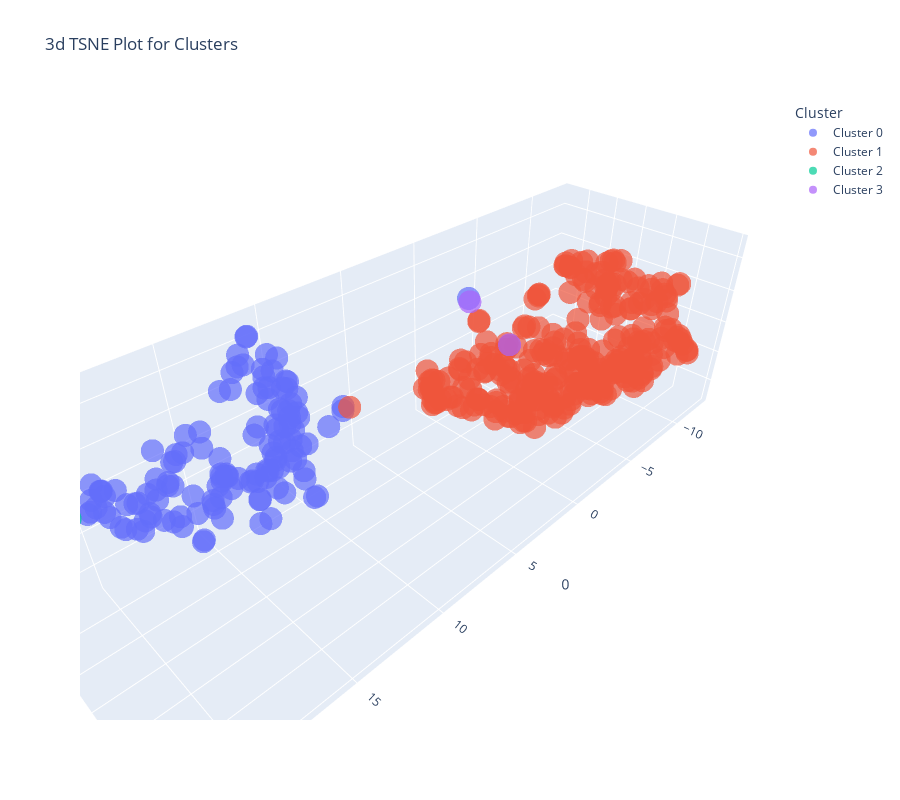

The notebook cell this image was saved under:
### Code cell
plot_model(model4, plot='tsne')

### Figure 1 — Plotly figure (JSON) as saved in the notebook; plotly's stock layout.template omitted (floating-point values rounded to 4 significant figures; data arrays with more than 128 entries replaced by an {"elided": "..."} marker saying what was removed)
{"data": [{"customdata": {"elided": "131x1 int values"}, "hovertemplate": "Cluster=Cluster 0<br>0=%{x}<br>1=%{y}<br>2=%{z}<br>Feature=%{customdata[0]}<extra></extra>", "legendgroup": "Cluster 0", "marker": {"color": "#636efa", "opacity": 0.7, "symbol": "circle"}, "mode": "markers", "name": "Cluster 0", "scene": "scene", "showlegend": true, "type": "scatter3d", "x": {"elided": "131 float values"}, "y": {"elided": "131 float values"}, "z": {"elided": "131 float values"}}, {"customdata": {"elided": "297x1 int values"}, "hovertemplate": "Cluster=Cluster 1<br>0=%{x}<br>1=%{y}<br>2=%{z}<br>Feature=%{customdata[0]}<extra></extra>", "legendgroup": "Cluster 1", "marker": {"color": "#EF553B", "opacity": 0.7, "symbol": "circle"}, "mode": "markers", "name": "Cluster 1", "scene": "scene", "showlegend": true, "type": "scatter3d", "x": {"elided": "297 float values"}, "y": {"elided": "297 float values"}, "z": {"elided": "297 float values"}}, {"customdata": [[2], [2], [2], [2], [2], [2], [2], [2], [2], [2]], "hovertemplate": "Cluster=Cluster 2<br>0=%{x}<br>1=%{y}<br>2=%{z}<br>Feature=%{customdata[0]}<extra></extra>", "legendgroup": "Cluster 2", "marker": {"color": "#00cc96", "opacity": 0.7, "symbol": "circle"}, "mode": "markers", "name": "Cluster 2", "scene": "scene", "showlegend": true, "type": "scatter3d", "x": [22.08, 22.05, 21.16, 21.97, 22.07, 21.14, 21.07, 20.7, 21.06, 21.42], "y": [-3.734, -2.872, -3.972, -3.448, -3.17, -4.36, -3.955, -3.63, -4.087, -4.491], "z": [-0.5861, 0.2771, 0.4587, -0.1364, 0.02109, -0.2306, 0.7191, 0.7078, 0.7336, -0.7489]}, {"customdata": [[1], [1]], "hovertemplate": "Cluster=Cluster 3<br>0=%{x}<br>1=%{y}<br>2=%{z}<br>Feature=%{customdata[0]}<extra></extra>", "legendgroup": "Cluster 3", "marker": {"color": "#ab63fa", "opacity": 0.7, "symbol": "circle"}, "mode": "markers", "name": "Cluster 3", "scene": "scene", "showlegend": true, "type": "scatter3d", "x": [-0.8535, 1.123], "y": [-2.434, 1.959], "z": [2.725, 2.727]}], "layout": {"height": 800, "legend": {"title": {"text": "Cluster"}, "tracegroupgap": 0}, "scene": {"domain": {"x": [0, 1], "y": [0, 1]}, "xaxis": {"title": {"text": "0"}}, "yaxis": {"title": {"text": "1"}}, "zaxis": {"title": {"text": "2"}}}, "title": {"text": "3d TSNE Plot for Clusters"}, "width": 900}}
